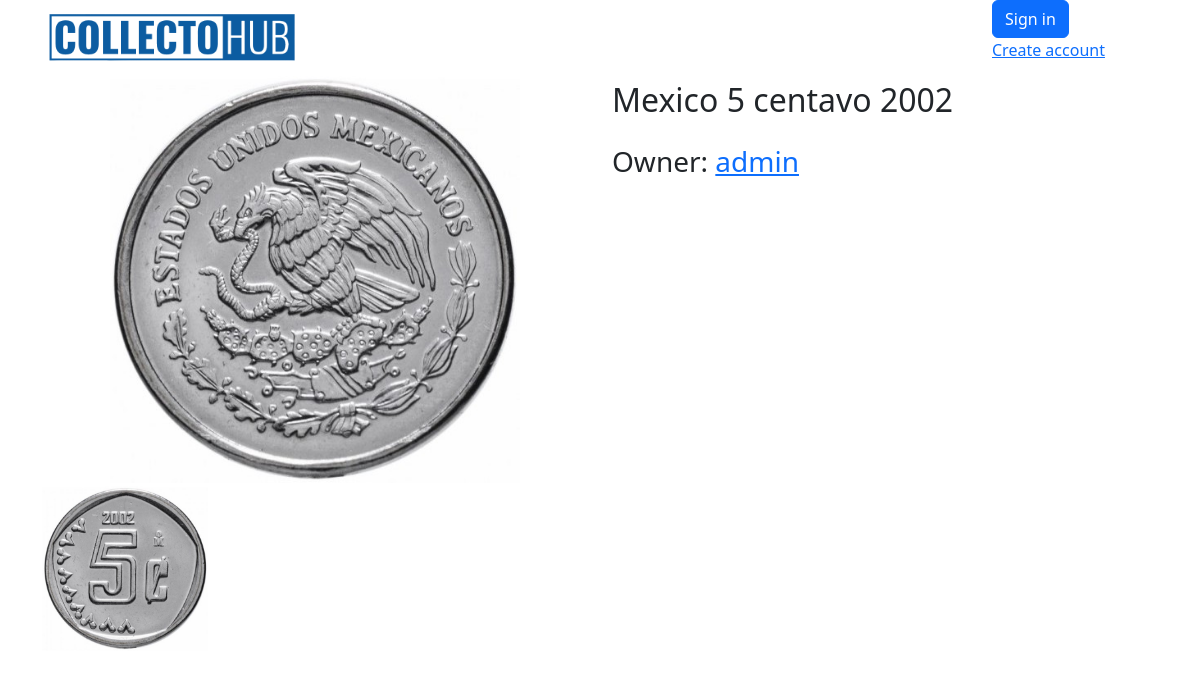
/coin/6/, run on the app's committed database.
### coins/models.py (models this page shows)
class Coin(models.Model):
    img_front = models.ImageField(upload_to='products_image', blank=True)
    img_back = models.ImageField(upload_to='products_image', blank=True)
    img_add_1 = models.ImageField(upload_to='products_image', blank=True)
    img_add_2 = models.ImageField(upload_to='products_image', blank=True)
    country = models.ForeignKey(Country, on_delete=models.CASCADE, related_name='coins')  # Reference to Country
    denomination = models.CharField(max_length=150)  # Denomination
    year = models.IntegerField()  # Year
    material = models.CharField(max_length=15, blank=True, choices=material_choices)  # Material
    safety = models.CharField(max_length=2, blank=True, choices=safety_choices)  # Optional field for admin use
    weight = models.FloatField(blank=True, null=True)  # Weight
    diameter = models.FloatField(blank=True, null=True)  # Diameter
    thickness = models.FloatField(blank=True, null=True)  # Thickness
    circulation = models.IntegerField(blank=True, null=True)  # Circulation
    owner = models.ForeignKey(User, on_delete=models.CASCADE, related_name='coins')
    box = models.ForeignKey('Box', on_delete=models.SET_NULL, blank=True, null=True, related_name='coins')
    status = models.CharField(max_length=1, choices=status_choices_coin, default='a')
    class Meta:
        verbose_name = 'Coin'
        verbose_name_plural = 'Coins'
    def __str__(self):
        return f'{self.country.name} - {self.denomination} - {self.year}'

class Country(models.Model):
    name = models.CharField(max_length=150, unique=True)
    continent = models.ForeignKey(Continent, on_delete=models.CASCADE, related_name="countries")
    class Meta:
        verbose_name = "Country"
        verbose_name_plural = "Countries"
    def __str__(self):
        return self.name

### coins/views.py (the view)
# urls.py: path('coin/<int:pk>/', views.CoinDetailView.as_view(), name='coin-detail'),
class CoinDetailView(DetailView):
    model = Coin
    extra_context = {
        'form': MessageForm(),
    }

### coins/templates/coins/coin_detail.html (shortened to what this page needs)
{% extends 'coins/base.html' %}
{% block content %}
<div class="row" >
    <div class="col-6 text-center">
        <img class="w-75" src="{{ coin.img_front.url }}" alt="">
        <div class="row">
            <div class="col-4">
                <img class="w-100" src="{{ coin.img_back.url }}" alt="">
            </div>
        </div>
    </div>
    <div class="col-6">
       <p class="fs-2">
            {{ coin.country }} {{ coin.denomination }} {{ coin.year }}
       </p>
       <p class="fs-3">
        Owner: <a href="{% url 'coins:user-cabinet' pk=coin.owner.id %}">{{ coin.owner }}</a>
       </p>
        <br>
    </div>
</div>
{% endblock %}

### data on the page
Coin: img_front (picture), img_back (picture), country "Mexico", denomination "5 centavo", year "2002", owner "admin"
